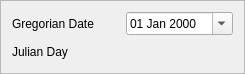
<?xml version="1.0" encoding="UTF-8"?>
<ui version="4.0">
 <class>Frame</class>
 <widget class="QFrame" name="Frame">
  <property name="geometry">
   <rect>
    <x>0</x>
    <y>0</y>
    <width>245</width>
    <height>74</height>
   </rect>
  </property>
  <property name="windowTitle">
   <string>Gregorian Date to Julian Day</string>
  </property>
  <property name="frameShape">
   <enum>QFrame::StyledPanel</enum>
  </property>
  <property name="frameShadow">
   <enum>QFrame::Raised</enum>
  </property>
  <layout class="QGridLayout" name="gridLayout_2">
   <item row="0" column="0">
    <layout class="QGridLayout" name="gridLayout">
     <item row="0" column="0">
      <widget class="QLabel" name="label">
       <property name="text">
        <string>Gregorian Date</string>
       </property>
      </widget>
     </item>
     <item row="0" column="1">
      <widget class="QDateEdit" name="dwGregorian">
       <property name="displayFormat">
        <string>dd MMM yyyy</string>
       </property>
       <property name="calendarPopup">
        <bool>true</bool>
       </property>
      </widget>
     </item>
     <item row="1" column="0">
      <widget class="QLabel" name="label_2">
       <property name="text">
        <string>Julian Day</string>
       </property>
      </widget>
     </item>
     <item row="1" column="1">
      <widget class="QLabel" name="tbJulianDay">
       <property name="font">
        <font>
         <pointsize>10</pointsize>
         <weight>75</weight>
         <bold>true</bold>
        </font>
       </property>
       <property name="text">
        <string/>
       </property>
      </widget>
     </item>
    </layout>
   </item>
  </layout>
 </widget>
 <resources/>
 <connections/>
</ui>
